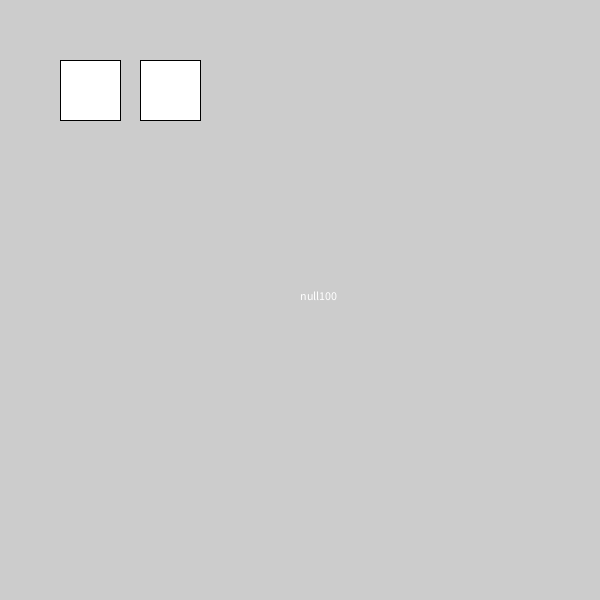
Frame 1 (no input)
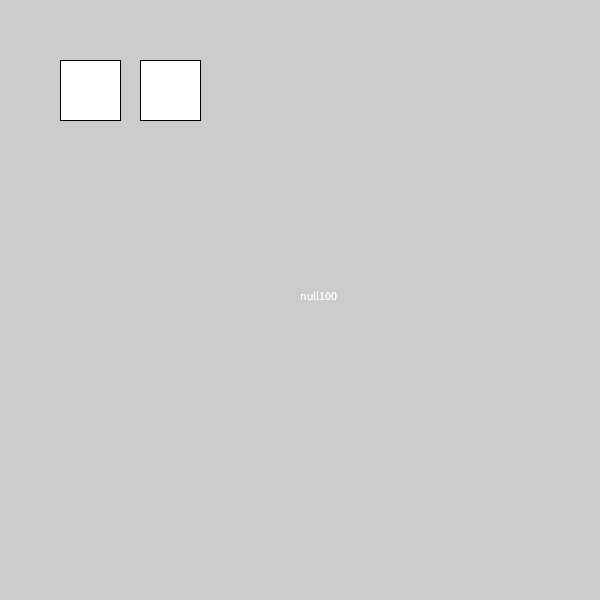
Frame 2 (the mouse pressed at the canvas centre, redrawn once)

The Processing sketch that drew these frames (run headless with seeded random() and noise(); the mouse was pressed at the canvas centre and the sketch redrawn once):

// Processing sketch: test
// ── test.pde
void settings(){
  size(600, 600);
}

void setup(){}

String text1;
void draw(){
rect(60, 60, 60, 60);
rect(140, 60, 60, 60);
text(text1+100, 300, 300);

noLoop();
println(a, plus,b);

}

float a = 1;
float b = 2;

boolean overButton1 = false;
boolean overButton2 = false;
float answer;
char plus = '+';

void mousePressed() {
  //checks if user clicked on button1
  if (mouseX > 60 && mouseX <120 && mouseY > 60 && mouseY < 120) {
    overButton1 = true;
    println("4");
    text1 += 4;
 
  } else {
    overButton1 = false;
  }{
  if (mouseX > 140 && mouseX <200 && mouseY > 60 && mouseY < 120) {
    overButton2 = true;
    println("+");
    text1 += "+";
  } else {
    overButton2 = false;
  }
  }}
  
  
  void addition(){
    println(3+b);
  }
  
  
